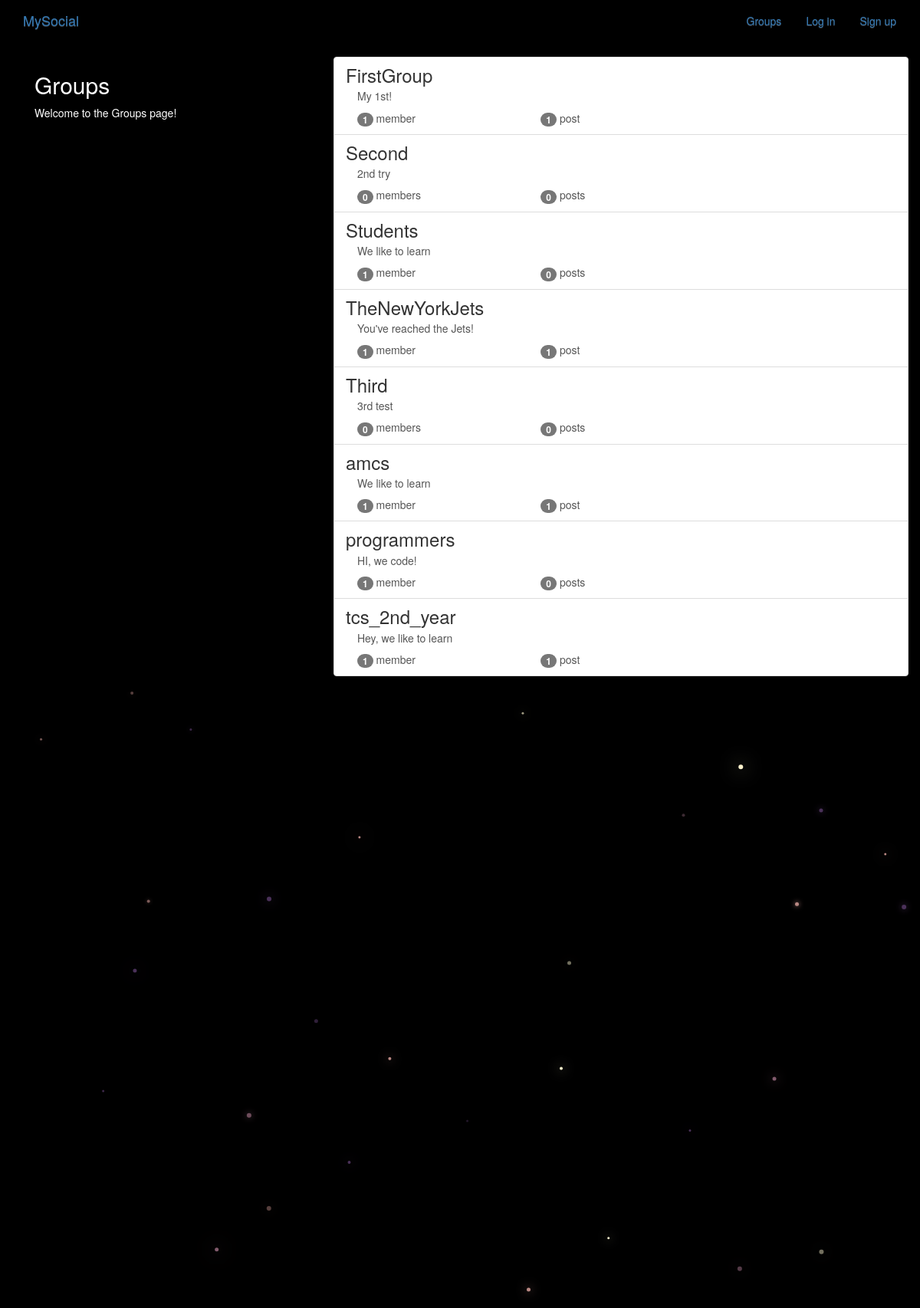
The app's page /groups/ with its own data.
### groups/models.py (models this page shows, shortened)
class Group(models.Model):
    name = models.CharField(max_length=30,unique=True)
    slug = models.SlugField(allow_unicode=True,unique=True)
    description = models.TextField(blank=True,default='')
    description_html = models.TextField(editable=False,default='',blank=True)
    members = models.ManyToManyField(User,through='GroupMember')
    class Meta:
        ordering = ['name']

### groups/views.py (the view)
class ListGroups(generic.ListView):
    model = Group

### groups/templates/groups/group_list.html (shortened to what this page needs)
{% extends "groups/group_base.html" %}
{% block pregroup %}
<div class="col-md-4">
  <div class="content">
    <h2>Groups</h2>
    <p>Welcome to the Groups page!</p>
  </div>
</div>
{% endblock %}
{% block group_content %}
<div class="col-md-8">
  <div class="list-group">
    {% for group in object_list %}
    <a class='list-group-item' href="{% url 'groups:single' slug=group.slug %}">
      <h3 class='title list-group-item-heading'>{{ group.name }}</h3>
      <div class="list-group-item-text container-fluid">
        {{ group.description_html|safe }}
        <div class="row">
          <div class="col-md-4">
            <span class='badge'>{{ group.members.count }}</span>
            member{{ group.members.count|pluralize }}
          </div>
          <div class="col-md-4">
            <span class='badge'>{{ group.posts.count }}</span>
            post{{ group.posts.count|pluralize }}
          </div>
        </div>
      </div>
    </a>
    {% endfor %}
  </div>
</div>
{% endblock %}

### static/simplesocial/css/master.css (style rules this page uses)
body { margin: 0; overflow: hidden; background-color: black; color:white; }

### records on screen
Group: name "FirstGroup", description_html "My 1st!", members.count "1", posts.count "1"
Group: name "Second", description_html "2nd try", members.count "0", posts.count "0"
Group: name "Students", description_html "We like to learn", members.count "1", posts.count "0"
Group: name "TheNewYorkJets", description_html "You've reached the Jets!", members.count "1", posts.count "1"
Group: name "Third", description_html "3rd test", members.count "0", posts.count "0"
Group: name "amcs", description_html "We like to learn", members.count "1", posts.count "1"
Group: name "programmers", description_html "HI, we code!", members.count "1", posts.count "0"
Group: name "tcs_2nd_year", description_html "Hey, we like to learn", members.count "1", posts.count "1"
